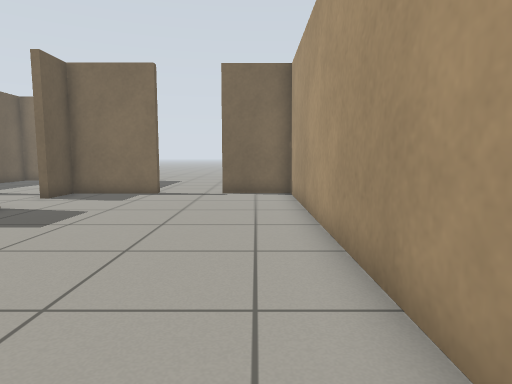
[1] (above)

12 first-person views from a walk through a robot-simulator world made for Gazebo. The camera is 0.72 m above the floor, tilts 6° down and sees 75° across. The floor is counted in squares, 0.5 m on a side. Each view is taken from the middle of a square. On the plan, view 1 faces up. The plan holds only what a view shows up to about 15 squares ahead; the rest is blank.

[2]
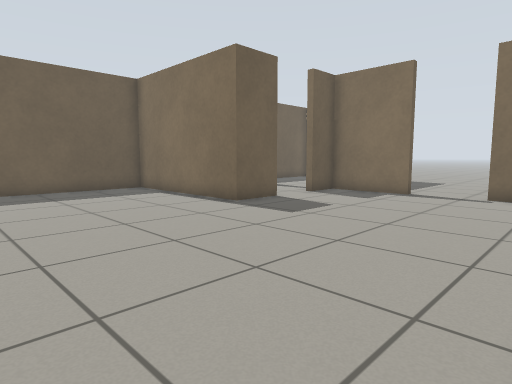

[3]
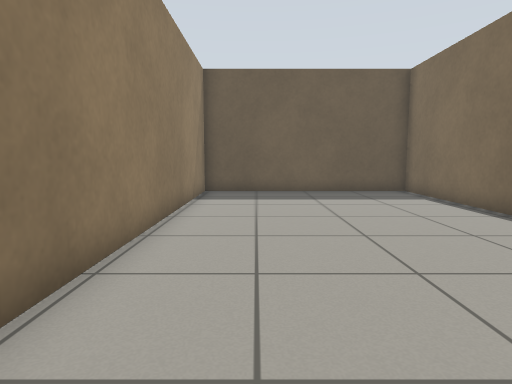

[4]
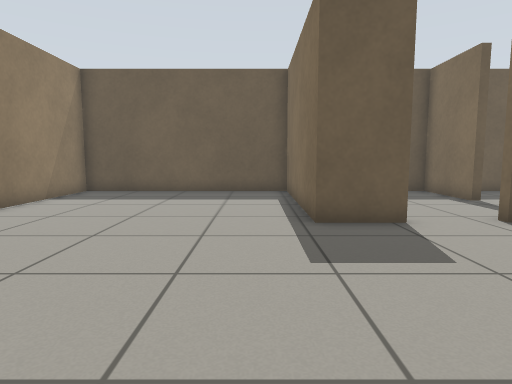

[5]
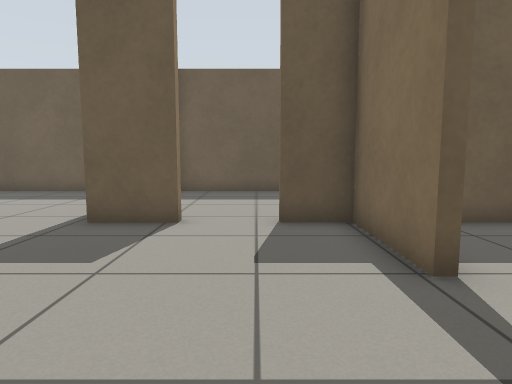

[6]
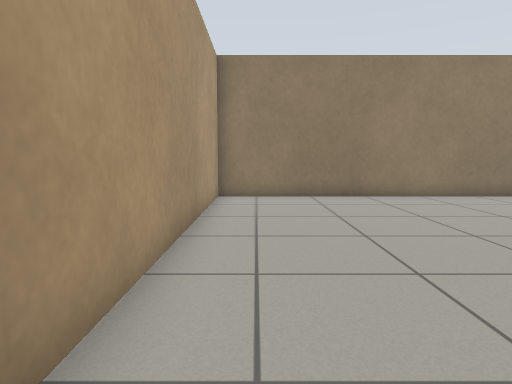

[7]
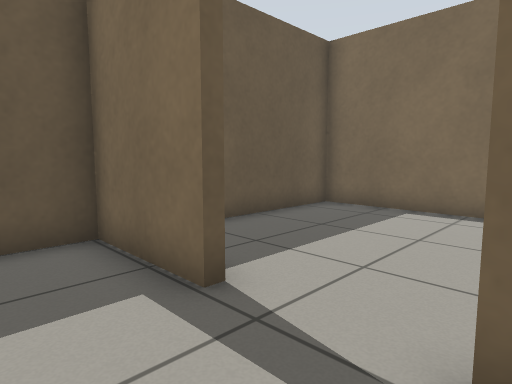

[8]
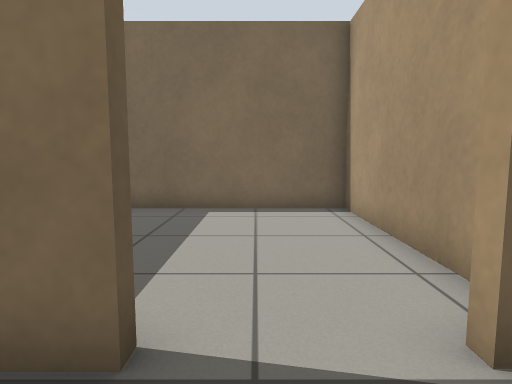

[9]
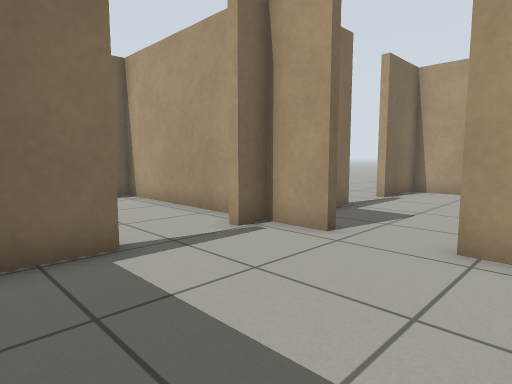

[10]
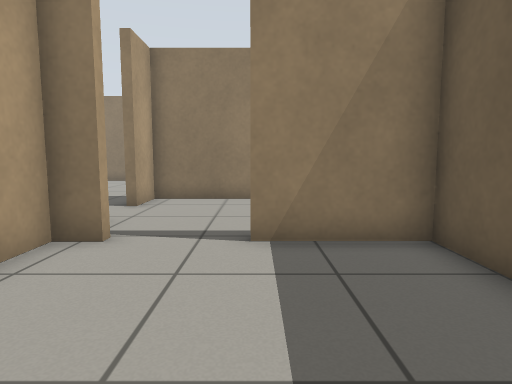

[11]
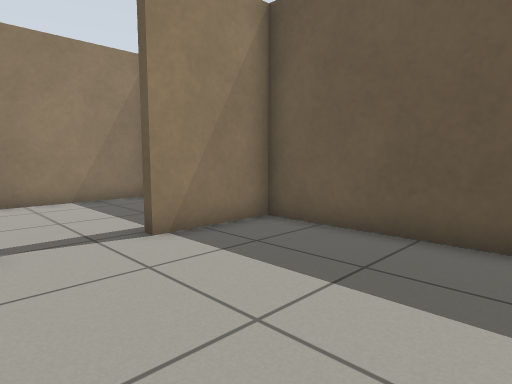

[12]
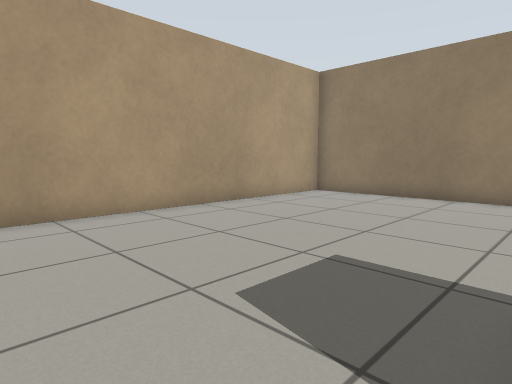

### Floor plan
Ten units are one square. View 1 is at (0, 0); x grows to the right and y downward. Boxes are objects, and circles mark ways between rooms. Rooms are numbered by the first view taken in them; rooms with no view inside come last. Other rooms are left out.
<svg viewBox="-145 -207 164 224">
<path fill="none" stroke="#000" d="M-75 -93 -72 -93 -72 -73 -140 -73 -140 12 14 12 14 -131 -14 -131M-39 -131 -72 -131 -72 -115 -75 -115M-75 -115 -75 -131 -85 -131M-109 -134 -109 -131 -140 -131 -140 -77M-138 -76 -75 -76 -75 -93M-85 -134 -75 -134 -75 -202 -140 -202 -140 -134 -109 -134"/>
<circle cx="-70" cy="-105" r="3" fill="#2a7"/>
<circle cx="-95" cy="-130" r="3" fill="#2a7"/>
<text x="-50" y="-50">1</text>
<text x="-100" y="-100">2</text>
<text x="-110" y="-170">3</text>
</svg>
Room 1 opens to room 2. Room 2 opens to room 3.

Where each view was taken, in squares from view 1:
view 1: 0 up, 0 right, facing up
view 2: 0 up, 1 right, facing up-left
view 3: 1 up, 0 right, facing left
view 4: 6 up, 0 right, facing left
view 5: 11 up, 0 right, facing left
view 6: 11 up, 0 right, facing down
view 7: 11 up, 8 left, facing up-left
view 8: 11 up, 10 left, facing up
view 9: 8 up, 13 left, facing up-right
view 10: 19 up, 11 left, facing down
view 11: 19 up, 8 left, facing down-left
view 12: 11 up, 7 left, facing down-right
